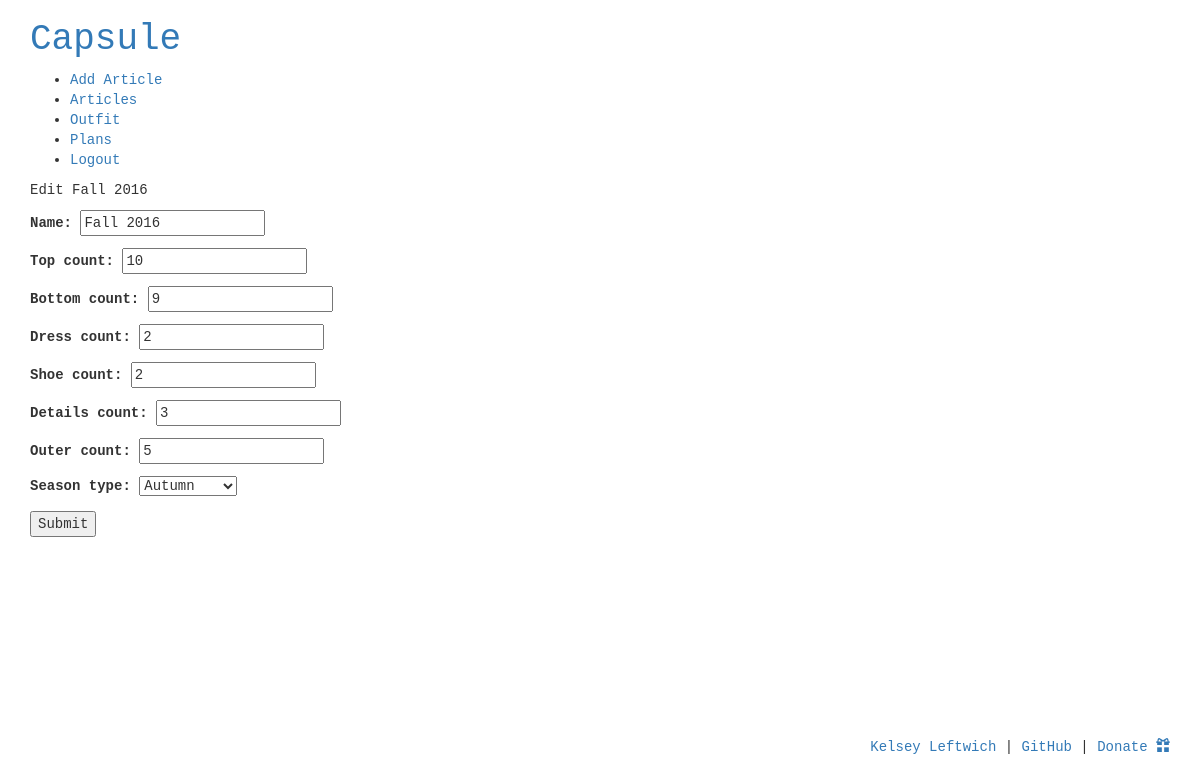
The app's page /plan/1/edit/ (signed in) with its own data.
### grid/models.py (models this page shows, shortened)
class Plan(models.Model):
	SEASON_TYPES = (
		('W','Winter'),
		('P','Spring'),
		('S','Summer'),
		('A','Autumn'),
		)
	name = models.CharField(max_length=255)
	user = models.ForeignKey(User, on_delete=models.CASCADE, null=False)
	season_type = models.CharField(max_length=1, choices=SEASON_TYPES, null=True)
	top_count = models.IntegerField(blank=False, null=False, default=1, validators=[MinValueValidator(0)])
	bottom_count = models.IntegerField(blank=False, null=False, default=1, validators=[MinValueValidator(0)])
	dress_count = models.IntegerField(blank=False, null=False, default=1, validators=[MinValueValidator(0)])
	shoe_count = models.IntegerField(blank=False, null=False, default=1, validators=[MinValueValidator(0)])
	details_count = models.IntegerField(blank=False, null=False, default=1, validators=[MinValueValidator(0)])
	outer_count = models.IntegerField(blank=False, null=False, default=1, validators=[MinValueValidator(0)])

### grid/views.py (the view)
# urls.py: url(r'^plan/(?P<plan_id>[0-9]+)/edit/$', views.edit_plan, name='edit_plan'),
@login_required
def edit_plan(request, plan_id):
	plan = Plan.objects.get(id=plan_id)
	if plan.user != request.user:
		raise Http404
	form_class = PlanForm
	if request.method == 'POST':
		form = form_class(data=request.POST, instance=plan)
		if form.is_valid():
			form.save()
			return redirect('plan')
	else:
		form = form_class(instance=plan)
		return render(request, 'plans/edit_plan.html', {'plan': plan, 'form': form,})

### grid/forms.py
class PlanForm(ModelForm):
	class Meta:
		model = Plan
		fields = (
			'name',
			'top_count',
			'bottom_count',
			'dress_count',
			'shoe_count',
			'details_count',
			'outer_count',
			'season_type'
			)

### grid/templates/plans/edit_plan.html (shortened to what this page needs)
{% extends 'base.html' %}
{% block content %}
<p>Edit {{plan.name}}</p>
<form role="form" action="" method="post" enctype="multipart/form-data">
{{ form.as_p }}
<button type="submit">Submit</button>
</form>
{% endblock content %}

### grid/static/css/style.css (style rules this page uses)
body { font-family: monospace; }

### records on screen
Plan: name "Fall 2016", top_count "10", bottom_count "9", dress_count "2", shoe_count "2", details_count "3", outer_count "5", season_type "Autumn"
